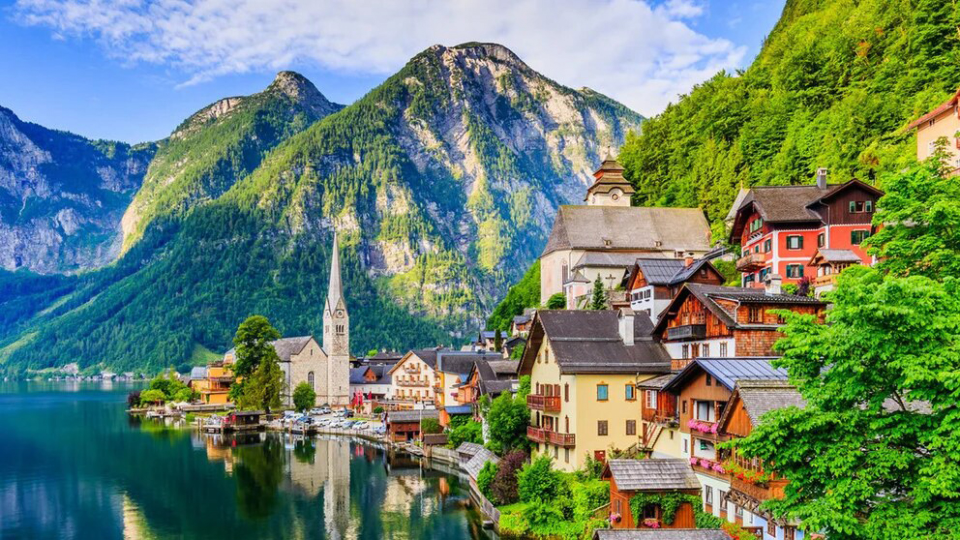
#> input picture imagenP.jpeg, 1920 x 1080 px (shown at 1/2 size)
$ jupyter execute --allow-errors act-eval.ipynb
#> lines starting #> are read from the running program, lines starting #| are printed output that depends on the picture
Ejercicio 1

[cell 1]
import cv2
import matplotlib.pyplot as plt

plt.rcParams['figure.figsize'] = [12, 6]

img = cv2.imread('imagenP.jpeg')
#> img is the input picture: shape (1080, 1920, 3); mean B, G, R 110.3, 130.4, 106.3
imgRGB = cv2.cvtColor(img, cv2.COLOR_BGR2RGB)

x1, y1 = 550, 450 #PARA RECORTAR
x2, y2 = 900, 750

recorte = imgRGB[y1:y2, x1:x2]
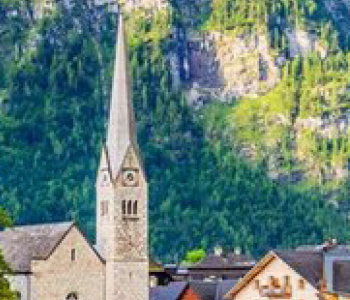
#> recorte: shape (300, 350, 3); mean R, G, B 101.5, 128, 120.6

plt.figure()

plt.subplot(1, 2, 1)
plt.imshow(imgRGB)
plt.title("Original")

plt.subplot(1, 2, 2)
plt.imshow(recorte)
plt.title("Recorte")
plt.axis("off")

cv2.imwrite('recorte.png', cv2.cvtColor(recorte, cv2.COLOR_RGB2BGR))
plt.show()
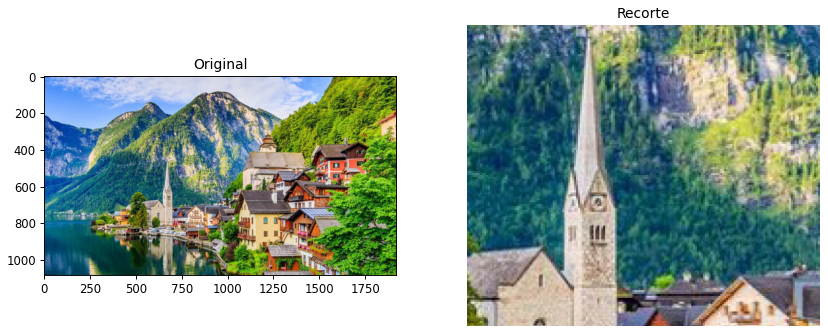
#> figure drawn by matplotlib, 2 panels

EJERCICIO 2

EJERCICIO 3

[cell 2]
import cv2
import matplotlib.pyplot as plt
import numpy as np

plt.rcParams['figure.figsize'] = [6, 6]
size_casilla = 100
num_casillas = 8

size_imagen = size_casilla * num_casillas

imagen = np.zeros((size_imagen, size_imagen))

for i in range(num_casillas):
    for j in range(num_casillas):
        if (i + j) % 2 == 0:
            imagen[i*size_casilla:(i+1)*size_casilla,
                j*size_casilla:(j+1)*size_casilla] = 255

plt.imshow(imagen, cmap='gray')
plt.axis("off")
plt.show()
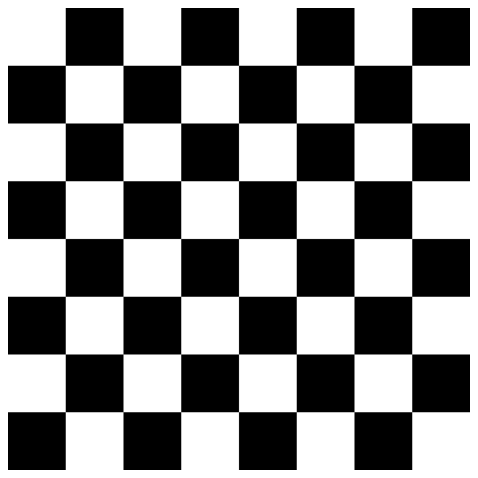
#> figure drawn by matplotlib, 1 panel

EJERCICIO 4

[cell 3]
import cv2
import matplotlib.pyplot as plt
import numpy as np

plt.rcParams['figure.figsize'] = [15, 5]
size_imagen = 100

gradiente = np.linspace(0, 1, size_imagen)
gradiente = np.tile(gradiente, (size_imagen, 1)).T

imagen = plt.cm.viridis(gradiente)[:, :, :3]
imagen = (imagen * 255).astype(np.uint8)
#SOLARIZACION
umbral = 128
imagen_solarizada = np.where(imagen < umbral, imagen, 255 - imagen)
#POSTERIZACION
niveles = 4
factor = 256 // niveles
imagen_posterizada = (imagen // factor) * factor
plt.figure()

plt.subplot(1, 3, 1)
plt.imshow(imagen)
plt.title("Original")
plt.axis("off")

plt.subplot(1, 3, 2)
plt.imshow(imagen_solarizada)
plt.title("Solarización")
plt.axis("off")

plt.subplot(1, 3, 3)
plt.imshow(imagen_posterizada)
plt.title("Posterización")
plt.axis("off")

plt.show()
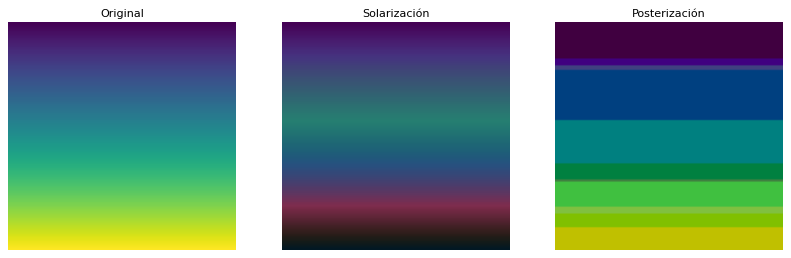
#> figure drawn by matplotlib, 3 panels

[cell 4]
import cv2
import numpy as np
import matplotlib.pyplot as plt

def falso_color(img_gray, cmap):
    escala_img = cv2.normalize(img_gray, None, 0, 255, cv2.NORM_MINMAX)
    img_falso_color = cv2.applyColorMap(escala_img, cmap)
    return img_falso_color

imagen = cv2.imread('degradado.png')
#> (the rest of this cell did not finish here and is left out)

EJERCICIO 5

[cell 5]
import cv2
import matplotlib.pyplot as plt
import numpy as np

imagen_gray = cv2.imread('imagen1.jpeg', cv2.IMREAD_GRAYSCALE)

#> (the rest of this cell did not finish here and is left out)

EJERCICIO 6

[cell 6]
import cv2
import matplotlib.pyplot as plt
import numpy as np

plt.rcParams['figure.figsize'] = [8, 6]

filas, cols = 25, 35
bloque = 20

escena = np.zeros((filas, cols))

# cielo y apsto
escena[15:, :] = 1

# rio
for i in range(15, filas):
    escena[i, 12:16] = 2
    if i % 2 == 0:
        escena[i, 11] = 2
    else:
        escena[i, 16] = 2

# arbol
escena[11:15, 25:27] = 3

escena[7:12, 22:30] = 4
escena[6:10, 23:29] = 4

#manzanas
escena[8,24] = 6
escena[9,27] = 6
escena[10,25] = 6

# nubes
escena[2:4, 5:10] = 5
escena[3:5, 7:12] = 5
escena[1:3, 20:25] = 5
escena[2:4, 22:27] = 5

#sol
escena[1:4, 30:33] = 7
escena[2,29] = 7

for i in range(16, filas):
    if i % 2 == 0:
        escena[i, 3] = 8
        escena[i, 7] = 8
        escena[i, 20] = 8


imagen = np.zeros((filas*bloque, cols*bloque, 3), dtype=np.uint8)

for i in range(filas):
    for j in range(cols):

        if escena[i,j] == 0:
            color = [135, 206, 235]
        elif escena[i,j] == 1:
            color = [34, 139, 34]
        elif escena[i,j] == 2:
            color = [30, 144, 255]
        elif escena[i,j] == 3:
            color = [139, 69, 19]
        elif escena[i,j] == 4:
            color = [0, 100, 0]
        elif escena[i,j] == 5:
            color = [255, 255, 255]
        elif escena[i,j] == 6:
            color = [255, 0, 0]
        elif escena[i,j] == 7:
            color = [255, 215, 0]
        else:
            color = [255, 105, 180]

        imagen[i*bloque:(i+1)*bloque, j*bloque:(j+1)*bloque] = color

plt.imshow(imagen)
plt.title("campo bonito")
plt.axis("off")
cv2.imwrite('campo-bonito.png', cv2.cvtColor(imagen, cv2.COLOR_RGB2BGR))
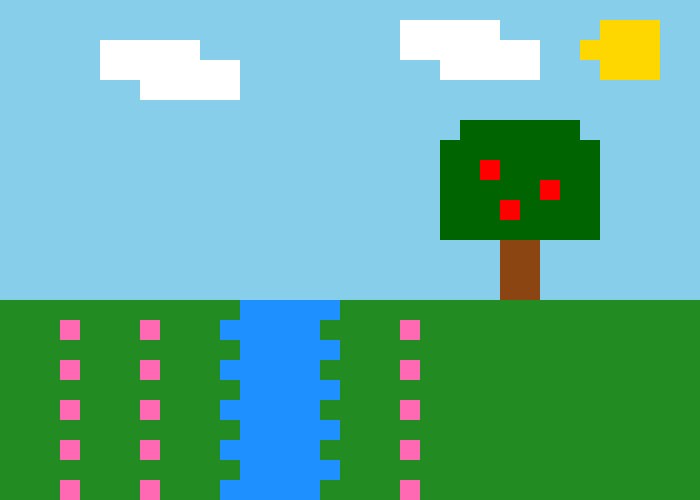
#> saved as campo-bonito.png: shape (500, 700, 3); mean B, G, R 154, 174.1, 98
plt.show()

[cell 7]
import cv2
import matplotlib.pyplot as plt
import numpy as np

plt.rcParams['figure.figsize'] = [12, 8]

imagen = cv2.imread('campo-bonito.png')
imagen = cv2.cvtColor(imagen, cv2.COLOR_BGR2RGB)

def aplicar_bayer(img, patron):
    salida = np.zeros_like(img)

    for i in range(img.shape[0]):
        for j in range(img.shape[1]):

            if patron == "RG":
                if i%2==0 and j%2==0: salida[i,j,0] = img[i,j,0]
                elif i%2==0: salida[i,j,1] = img[i,j,1]
                elif j%2==0: salida[i,j,1] = img[i,j,1]
                else: salida[i,j,2] = img[i,j,2]

            elif patron == "BG":
                if i%2==0 and j%2==0: salida[i,j,2] = img[i,j,2]
                elif i%2==0: salida[i,j,1] = img[i,j,1]
                elif j%2==0: salida[i,j,1] = img[i,j,1]
                else: salida[i,j,0] = img[i,j,0]

            elif patron == "GR":
                if i%2==0 and j%2==0: salida[i,j,1] = img[i,j,1]
                elif i%2==0: salida[i,j,0] = img[i,j,0]
                elif j%2==0: salida[i,j,2] = img[i,j,2]
                else: salida[i,j,1] = img[i,j,1]

            elif patron == "GB":
                if i%2==0 and j%2==0: salida[i,j,1] = img[i,j,1]
                elif i%2==0: salida[i,j,2] = img[i,j,2]
                elif j%2==0: salida[i,j,0] = img[i,j,0]
                else: salida[i,j,1] = img[i,j,1]
    return salida

patrones = ["RG", "BG", "GR", "GB"]
plt.figure()

plt.subplot(2,3,1)
plt.imshow(imagen)
plt.title("pichon")
plt.axis("off")

for i, p in enumerate(patrones):
    img_bayer = aplicar_bayer(imagen, p)

    plt.subplot(2,3,i+2)
    plt.imshow(img_bayer)
    plt.title(f"Bayer {p}")
    plt.axis("off")
#> this loop made 4 passes
#> pass 1, `img_bayer = aplicar_bayer(imagen, p)`:
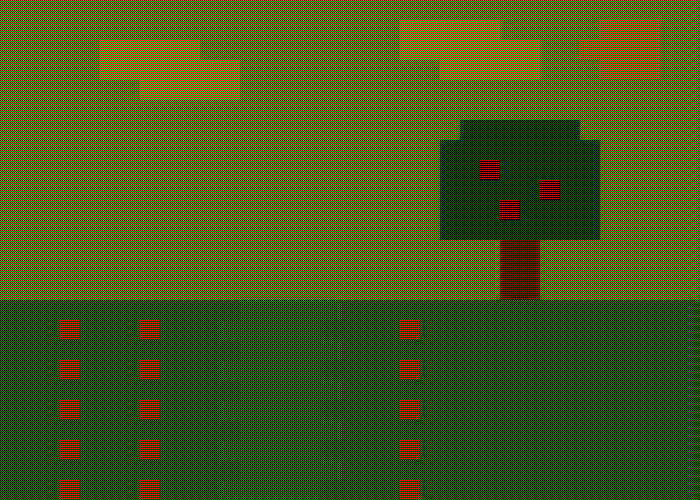
#> img_bayer: shape (500, 700, 3); mean R, G, B 24.5, 87, 38.5
#> pass 2, `img_bayer = aplicar_bayer(imagen, p)`:
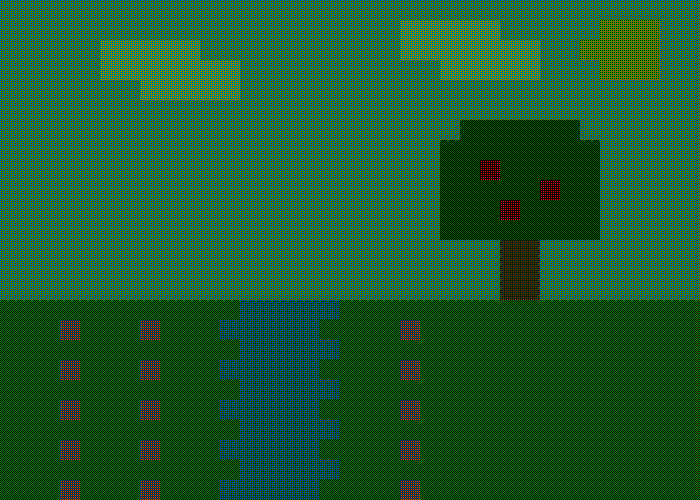
#> img_bayer: shape (500, 700, 3); mean R, G, B 24.5, 87, 38.5
#> pass 3, `img_bayer = aplicar_bayer(imagen, p)`:
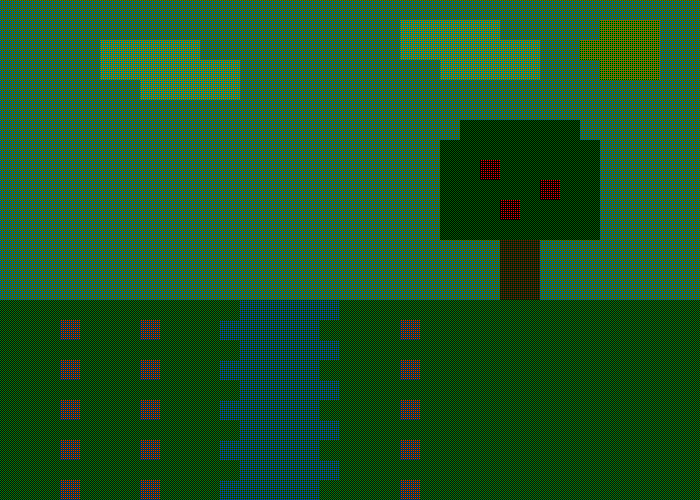
#> img_bayer: shape (500, 700, 3); mean R, G, B 24.5, 87, 38.5

plt.show()
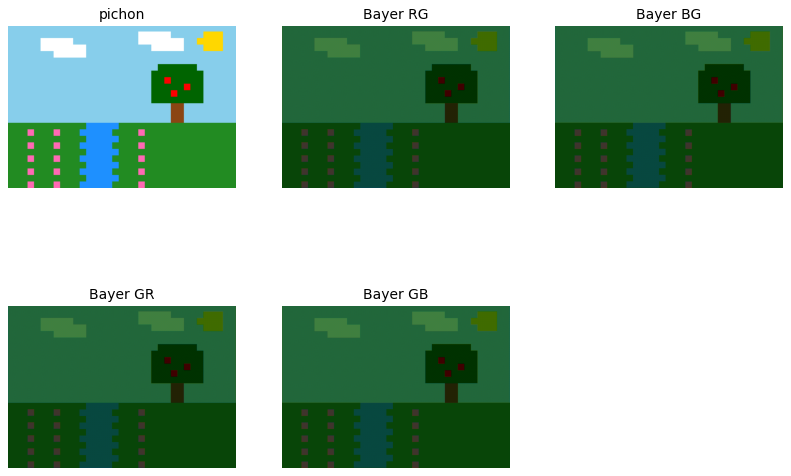
#> figure drawn by matplotlib, 5 panels

$ run again, with aliasing2.webp saved as imagenP.jpeg
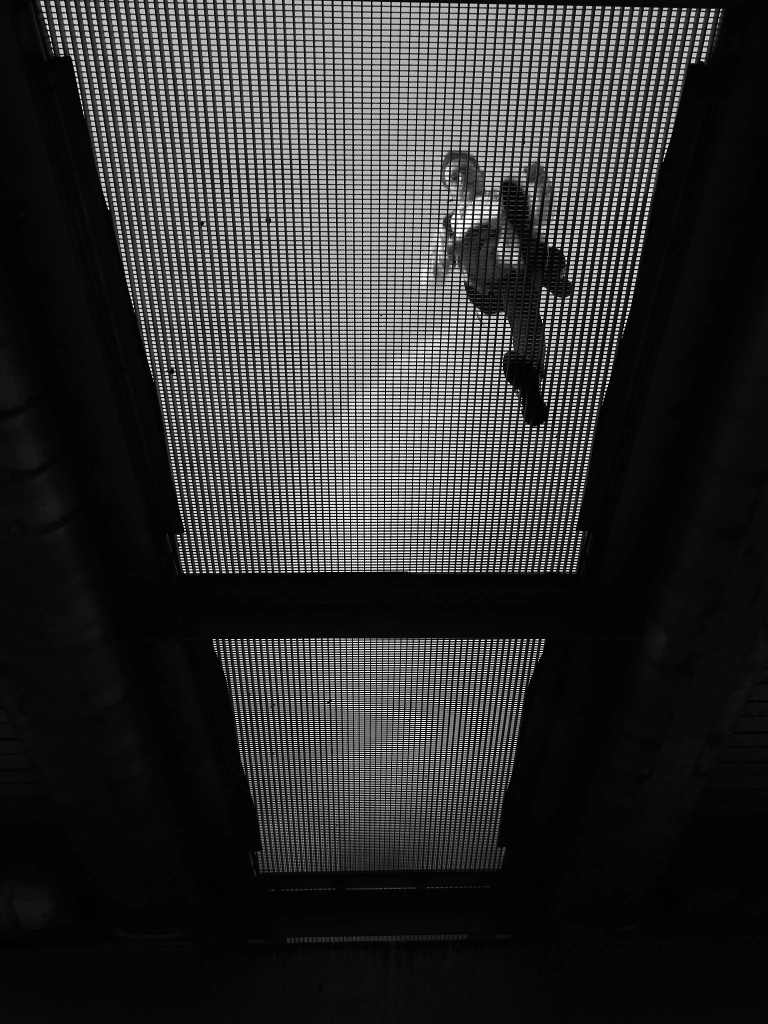
#> input picture aliasing2.webp, 1536 x 2048 px (shown at 1/2 size)
#> img is the input picture: shape (2048, 1536, 3); min 0, max 255, mean 48.9
#> `recorte = imgRGB[y1:y2, x1:x2]`:
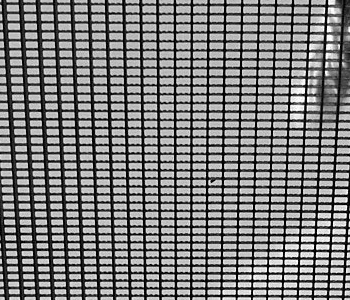
#> recorte: shape (300, 350, 3); min 0, max 255, mean 125.6
#> `plt.show()`:
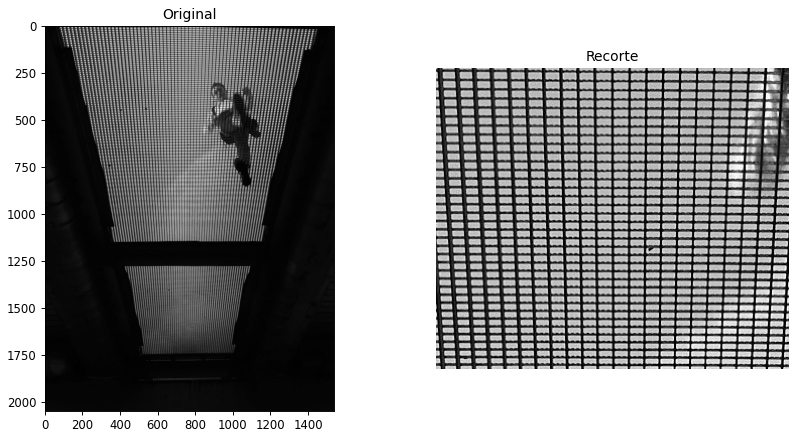
#> figure drawn by matplotlib, 2 panels
